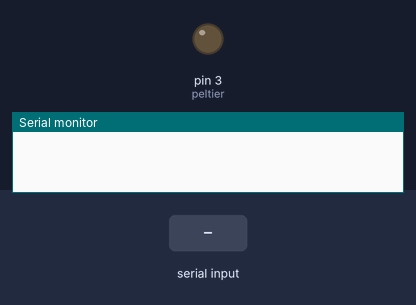
A sketch run on a simulated Arduino Uno, built with avr-gcc and run on an emulated ATmega328P. On the bench: output pins drawn as LEDs (lit = HIGH), the last lines printed to the serial monitor. The inputs (shaded band) are chosen by the test bench.

Above: at 1.2 s.
1.3 s: "s" received over Serial
At 2.5 s:
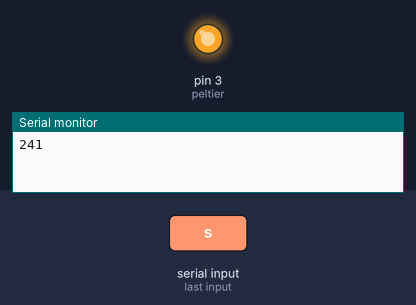
2.8 s: "d" received over Serial
At 3.6 s:
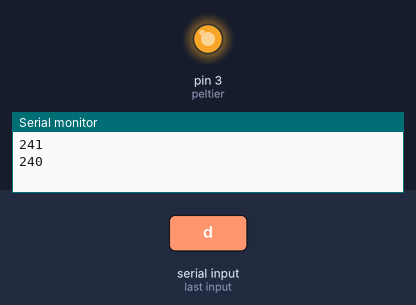
Timing chart, 0 to 5.8 s (numbered marks = the images above; inputs shaded):
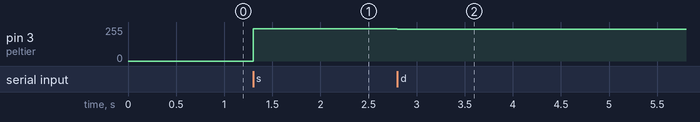

The sketch:

Peltier.ino
```cpp
#include <Wire.h>
#include <Adafruit_MotorShield.h>

//Adafruit_MotorShield AFMS = Adafruit_MotorShield();
//Adafruit_DCMotor *myPeltier = AFMS.getMotor(2);

int peltier = 3;
int sinOut = 240;
int state = -1;

void setup() {
//  // put your setup code here, to run once:
  Serial.begin(9600);           // set up Serial library at 9600 bps
//
//  AFMS.begin(); //1.6khz
//
//
//  //peltier
////  myPeltier->setSpeed(250);
////  myPeltier->run(FORWARD);
////  Serial.println("cold on");
////
////  delay(20000);
////  // turn off peltier
////  myPeltier->run(RELEASE);
//
//  myPeltier->setSpeed(200);
//  myPeltier->run(BACKWARD);
//  Serial.println("very hot on");
//
//  delay(20000);
//  // turn off peltier
//  myPeltier->run(RELEASE);
//  Serial.println("stop");


  pinMode(peltier, OUTPUT);


}

void loop() {

// for(int i = 0; i<360; i++){
//    //convert 0-360 angle to radian (needed for sin function)
//    float rad = DEG_TO_RAD * i;
//    //calculate sin of angle as number between 0 and 255
//    int sinOut = constrain((sin(rad) * 128) + 128, 0, 255);
//
//    Serial.println(sinOut);
//    analogWrite(peltier, sinOut);
//    delay(20);
//  }

   if(Serial.available()>0){
    state = Serial.read();
     switch(state){
      case 's':  //stop
       sinOut++;
       if(sinOut >255)
       {
        sinOut = 255;
       }
        Serial.println(sinOut);

       analogWrite(peltier, sinOut);
      break;

      case 'd':  //stop
       sinOut--;
       if(sinOut < 0)
       {
       sinOut = 0;
       }

        Serial.println(sinOut);
       analogWrite(peltier, sinOut);
      break;
     }
   }

}
```

Measured:
- after the input at 1.3 s, pin 3 (peltier): 0/255 → 241/255 at once
- after the input at 2.8 s, pin 3 (peltier): 241/255 → 240/255 at once
